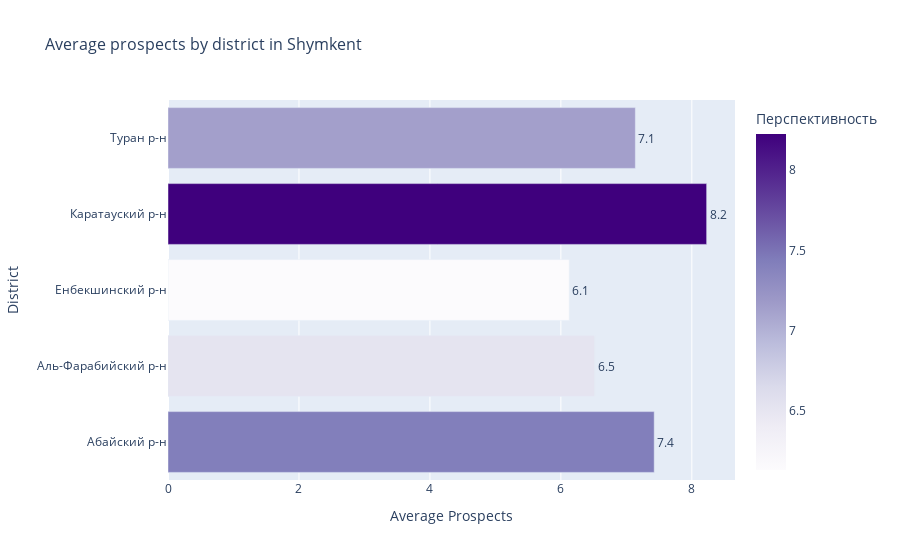

Notebook code for this chart:
### Code cell
def calculate_score(row):
    score = 0
    if row['Год Постройки'] >= 2022:
        score += 3
    elif 2000 <= row['Год Постройки'] < 2022:
        score += 2
    else:
        score += 1

    if row['Тип дома'] == 'монолитный':
        score += 3
    elif row['Тип дома'] == 'кирпичный':
        score += 2
    else:
        score += 1

    if row['Этаж_кв'] > 10:
        score += 3
    elif 5 <=row['Этаж_кв'] <= 10 :
        score += 2
    else:
        score += 1

    if row['Цена в тг'] <= 25000000:
        score += 3
    elif 33000000 > row['Цена в тг'] > 250000000:
        score += 2
    else:
        score += 1

    return score

df_shymkent['Перспективность'] = df_shymkent.apply(calculate_score, axis=1)

average_score_by_district = df_shymkent.groupby('Район')['Перспективность'].mean().reset_index()

fig = px.bar(
    average_score_by_district,
    x='Перспективность',
    y='Район',
    orientation='h',
    title='Average prospects by district in Shymkent',
    text='Перспективность',
    color='Перспективность',
    color_continuous_scale='Purples'
)

fig.update_traces(texttemplate='%{text:.2s}', textposition='outside')
fig.update_layout(
    xaxis_title='Average Prospects',
    yaxis_title='District',
    showlegend=False,
    title_font_size=16
)

fig.show()

### Figure 1 — Plotly figure (JSON) as saved in the notebook; plotly's stock layout.template omitted (floating-point values rounded to 4 significant figures)
{"data": [{"alignmentgroup": "True", "hovertemplate": "Перспективность=%{marker.color}<br>Район=%{y}<extra></extra>", "legendgroup": "", "marker": {"color": [7.426, 6.516, 6.128, 8.226, 7.138], "coloraxis": "coloraxis", "pattern": {"shape": ""}}, "name": "", "offsetgroup": "", "orientation": "h", "showlegend": false, "text": [7.426, 6.516, 6.128, 8.226, 7.138], "textposition": "outside", "texttemplate": "%{text:.2s}", "type": "bar", "x": [7.426, 6.516, 6.128, 8.226, 7.138], "xaxis": "x", "y": ["Абайский р-н", "Аль-Фарабийский р-н", "Енбекшинский р-н", "Каратауский р-н", "Туран р-н"], "yaxis": "y"}], "layout": {"barmode": "relative", "coloraxis": {"colorbar": {"title": {"text": "Перспективность"}}, "colorscale": [[0, "rgb(252,251,253)"], [0.125, "rgb(239,237,245)"], [0.25, "rgb(218,218,235)"], [0.375, "rgb(188,189,220)"], [0.5, "rgb(158,154,200)"], [0.625, "rgb(128,125,186)"], [0.75, "rgb(106,81,163)"], [0.875, "rgb(84,39,143)"], [1, "rgb(63,0,125)"]]}, "legend": {"tracegroupgap": 0}, "showlegend": false, "title": {"font": {"size": 16}, "text": "Average prospects by district in Shymkent"}, "xaxis": {"anchor": "y", "domain": [0, 1], "title": {"text": "Average Prospects"}}, "yaxis": {"anchor": "x", "domain": [0, 1], "title": {"text": "District"}}}}
